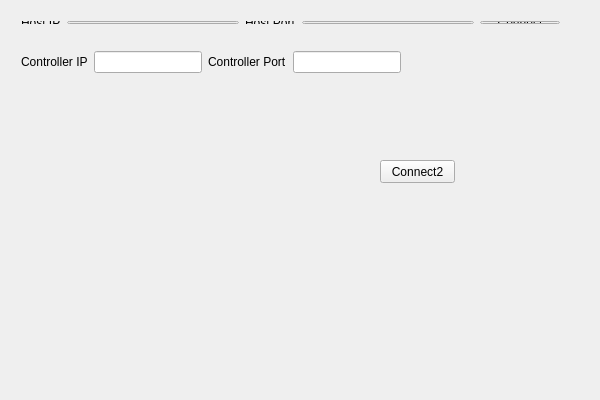
<?xml version="1.0" encoding="UTF-8"?>
<ui version="4.0">
 <class>SendAllFrameClass</class>
 <widget class="QWidget" name="SendAllFrameClass">
  <property name="geometry">
   <rect>
    <x>0</x>
    <y>0</y>
    <width>600</width>
    <height>400</height>
   </rect>
  </property>
  <property name="windowTitle">
   <string>SendAllFrame</string>
  </property>
  <widget class="QWidget" name="horizontalLayoutWidget">
   <property name="geometry">
    <rect>
     <x>10</x>
     <y>10</y>
     <width>561</width>
     <height>25</height>
    </rect>
   </property>
   <layout class="QHBoxLayout" name="horizontalLayout">
    <property name="sizeConstraint">
     <enum>QLayout::SetDefaultConstraint</enum>
    </property>
    <item>
     <widget class="QLabel" name="label">
      <property name="sizePolicy">
       <sizepolicy hsizetype="Preferred" vsizetype="Fixed">
        <horstretch>0</horstretch>
        <verstretch>0</verstretch>
       </sizepolicy>
      </property>
      <property name="text">
       <string>Host IP</string>
      </property>
     </widget>
    </item>
    <item>
     <widget class="QLineEdit" name="lineEdit"/>
    </item>
    <item>
     <widget class="QLabel" name="label_2">
      <property name="sizePolicy">
       <sizepolicy hsizetype="Preferred" vsizetype="Fixed">
        <horstretch>0</horstretch>
        <verstretch>0</verstretch>
       </sizepolicy>
      </property>
      <property name="text">
       <string>Host Port</string>
      </property>
     </widget>
    </item>
    <item>
     <widget class="QLineEdit" name="lineEdit_2"/>
    </item>
    <item>
     <widget class="QPushButton" name="pushButton">
      <property name="sizePolicy">
       <sizepolicy hsizetype="Minimum" vsizetype="Fixed">
        <horstretch>0</horstretch>
        <verstretch>0</verstretch>
       </sizepolicy>
      </property>
      <property name="text">
       <string>Connect</string>
      </property>
     </widget>
    </item>
   </layout>
  </widget>
  <widget class="QWidget" name="horizontalLayoutWidget_2">
   <property name="geometry">
    <rect>
     <x>10</x>
     <y>40</y>
     <width>561</width>
     <height>31</height>
    </rect>
   </property>
   <layout class="QHBoxLayout" name="horizontalLayout_2">
    <property name="sizeConstraint">
     <enum>QLayout::SetFixedSize</enum>
    </property>
    <item>
     <widget class="QLabel" name="label_3">
      <property name="sizePolicy">
       <sizepolicy hsizetype="Preferred" vsizetype="Fixed">
        <horstretch>0</horstretch>
        <verstretch>0</verstretch>
       </sizepolicy>
      </property>
      <property name="text">
       <string>Controller IP</string>
      </property>
     </widget>
    </item>
    <item>
     <widget class="QLineEdit" name="lineEdit_3"/>
    </item>
    <item>
     <widget class="QLabel" name="label_4">
      <property name="sizePolicy">
       <sizepolicy hsizetype="Preferred" vsizetype="Fixed">
        <horstretch>0</horstretch>
        <verstretch>0</verstretch>
       </sizepolicy>
      </property>
      <property name="text">
       <string>Controller Port</string>
      </property>
     </widget>
    </item>
    <item>
     <widget class="QLineEdit" name="lineEdit_4"/>
    </item>
   </layout>
  </widget>
  <widget class="QPushButton" name="pushButton_2">
   <property name="geometry">
    <rect>
     <x>380</x>
     <y>160</y>
     <width>75</width>
     <height>23</height>
    </rect>
   </property>
   <property name="text">
    <string>Connect2</string>
   </property>
  </widget>
 </widget>
 <layoutdefault spacing="6" margin="11"/>
 <resources>
  <include location="SendAllFrame.qrc"/>
 </resources>
 <connections/>
</ui>
